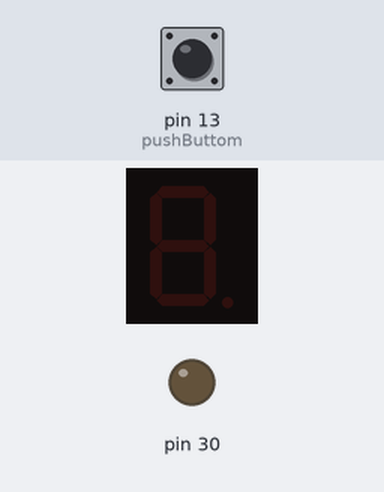
A sketch run on a simulated Arduino Mega 2560, built with avr-gcc and run on an emulated ATmega2560. Parts: 1-digit seven-segment display, output pins drawn as LEDs (lit = HIGH). Wiring (from diagram.json): 1-digit 7-segment display, segments lit when HIGH: segments pin 37, pin 36, pin 35, pin 34, pin 33, pin 32, pin 31. The inputs (shaded band) are chosen by the test bench; at power-on: pin 13 (pushButtom) LOW. The segment pins are drawn as the display they are named for; pins used as bus, display or sensor lines are not drawn.

Above: at 0.8 s.
0.9 s: pin 13 (pushButtom) pulled HIGH for 0.15 s
At 2.1 s:
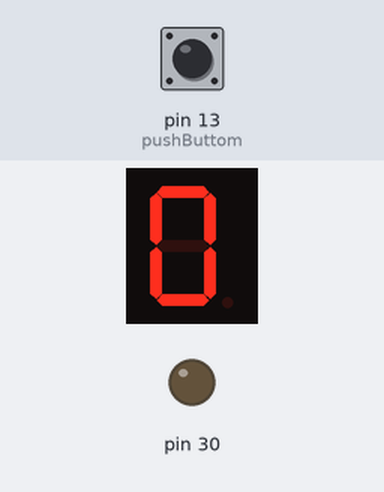
2.5 s: pin 13 (pushButtom) pulled HIGH for 1 s
At 3.5 s:
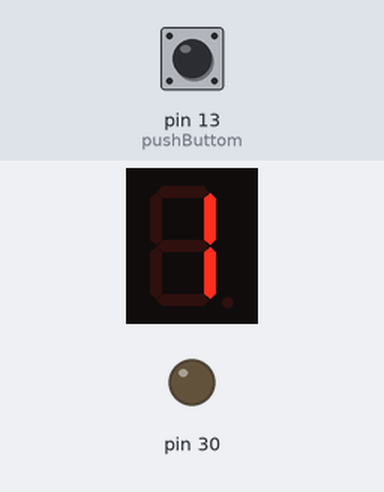
5.0 s: pin 13 (pushButtom) pulled HIGH for 0.15 s
At 5.4 s:
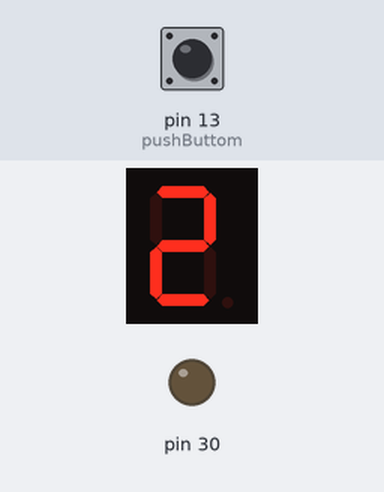
6.6 s: pin 13 (pushButtom) pulled HIGH for 1 s
At 7.8 s:
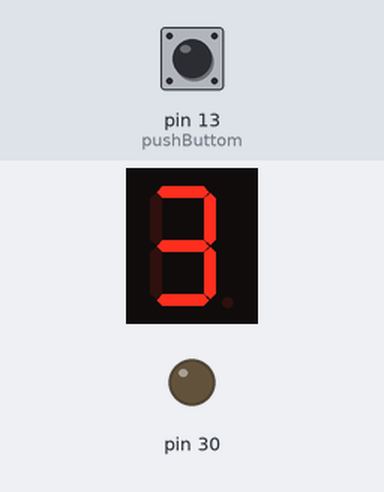
Timing chart, 0 to 9.6 s (numbered marks = the images above; inputs shaded):
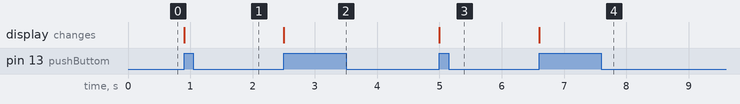

The sketch:

sketch.ino
```cpp
#include <avr/io.h>
#include <util/delay.h>

#define pushButtom PB7 // Definição do pino do botão

int main() {
  int vector_values[8] =
  {
    0b0111111, // 0
    0b0000110, // 1
    0b1011011, // 2
    0b1001111, // 3
    0b1100110, // 4
    0b1101101, // 5
    0b1111101, // 6
    0b0000111  // 7
  };


  DDRC = 0xFF; // Define todos os pinos de C como saída


  DDRB &= ~(1 << pushButtom); // Define o pino do botão como entrada

  int cont = 0; // Variável para controlar o índice do vetor

  while(1){


    if(PINB & (1 << pushButtom)){ // Verifica se o botão foi pressionado


      PORTC = vector_values[cont]; // Mostra o valor do vetor na porta C

      _delay_ms(1000); // Aguarda 1 segundo


      while(PINB & (1 << pushButtom)); // Aguarda o botão ser solto


      cont = (cont == 7) ? 0 : cont + 1; // Incrementa o índice do vetor ou retorna ao início se for 7

    }
  }
  return 0;
}
```

Measured:
- after the input at 0.9 s, the display: changes at once (image 1)
- after the input at 2.5 s, the display: changes at once (image 2)
- after the input at 5.0 s, the display: changes at once (image 3)
- after the input at 6.6 s, the display: changes at once (image 4)
